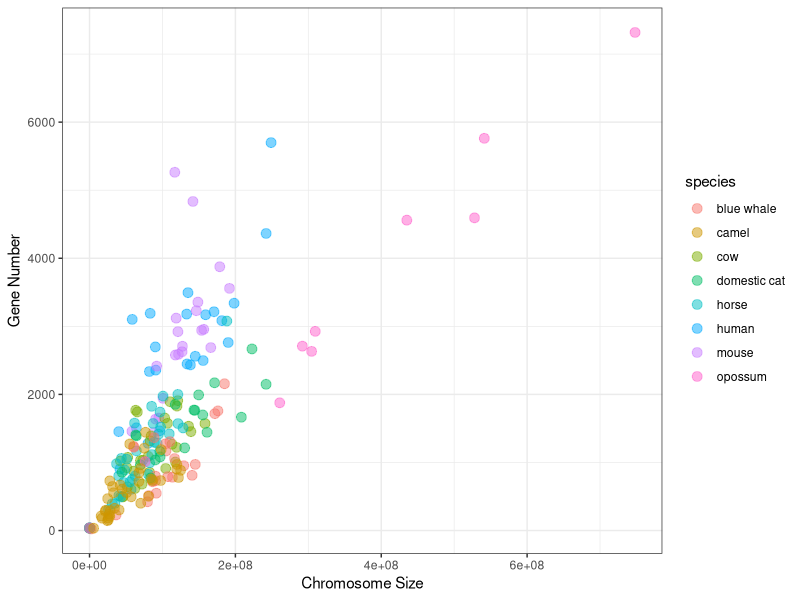

Generate this figure with R:
dat <- read.csv("sizevsnumber.csv")
library(ggplot2)
ggplot(dat, aes(y=bp.number, x=Gene.number)) + 
  geom_point(aes(colour=species), position="jitter", alpha=0.5, size=3) + 
  coord_flip() + 
  theme_bw() + 
  scale_size(range=c(1, 3)) + xlab("Gene Number") + ylab("Chromosome Size")
summary(lm(dat$Gene.number~dat$bp.number))
